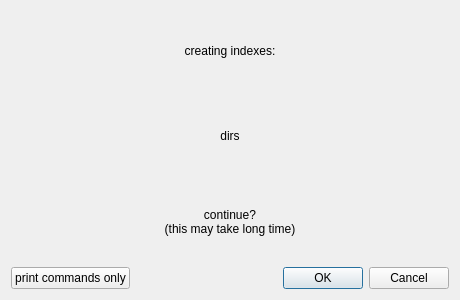
<?xml version="1.0" encoding="UTF-8"?>
<ui version="4.0">
 <class>CHtmlIndexDialog</class>
 <widget class="QDialog" name="CHtmlIndexDialog">
  <property name="geometry">
   <rect>
    <x>0</x>
    <y>0</y>
    <width>460</width>
    <height>300</height>
   </rect>
  </property>
  <property name="windowTitle">
   <string>Dialog</string>
  </property>
  <layout class="QVBoxLayout" name="verticalLayout">
   <item>
    <widget class="QLabel" name="lblText">
     <property name="text">
      <string>creating indexes:</string>
     </property>
     <property name="alignment">
      <set>Qt::AlignCenter</set>
     </property>
    </widget>
   </item>
   <item>
    <widget class="QLabel" name="lblDirs">
     <property name="text">
      <string>dirs</string>
     </property>
     <property name="alignment">
      <set>Qt::AlignCenter</set>
     </property>
    </widget>
   </item>
   <item>
    <widget class="QLabel" name="lblText2">
     <property name="text">
      <string>continue?
(this may take long time)</string>
     </property>
     <property name="alignment">
      <set>Qt::AlignCenter</set>
     </property>
    </widget>
   </item>
   <item>
    <layout class="QHBoxLayout" name="horizontalLayout">
     <item>
      <widget class="QPushButton" name="btCommands">
       <property name="text">
        <string>print commands only</string>
       </property>
      </widget>
     </item>
     <item>
      <widget class="QDialogButtonBox" name="buttonBox">
       <property name="orientation">
        <enum>Qt::Horizontal</enum>
       </property>
       <property name="standardButtons">
        <set>QDialogButtonBox::Cancel|QDialogButtonBox::Ok</set>
       </property>
      </widget>
     </item>
    </layout>
   </item>
  </layout>
 </widget>
 <resources/>
 <connections>
  <connection>
   <sender>buttonBox</sender>
   <signal>accepted()</signal>
   <receiver>CHtmlIndexDialog</receiver>
   <slot>accept()</slot>
   <hints>
    <hint type="sourcelabel">
     <x>248</x>
     <y>254</y>
    </hint>
    <hint type="destinationlabel">
     <x>157</x>
     <y>274</y>
    </hint>
   </hints>
  </connection>
  <connection>
   <sender>buttonBox</sender>
   <signal>rejected()</signal>
   <receiver>CHtmlIndexDialog</receiver>
   <slot>reject()</slot>
   <hints>
    <hint type="sourcelabel">
     <x>316</x>
     <y>260</y>
    </hint>
    <hint type="destinationlabel">
     <x>286</x>
     <y>274</y>
    </hint>
   </hints>
  </connection>
 </connections>
</ui>
